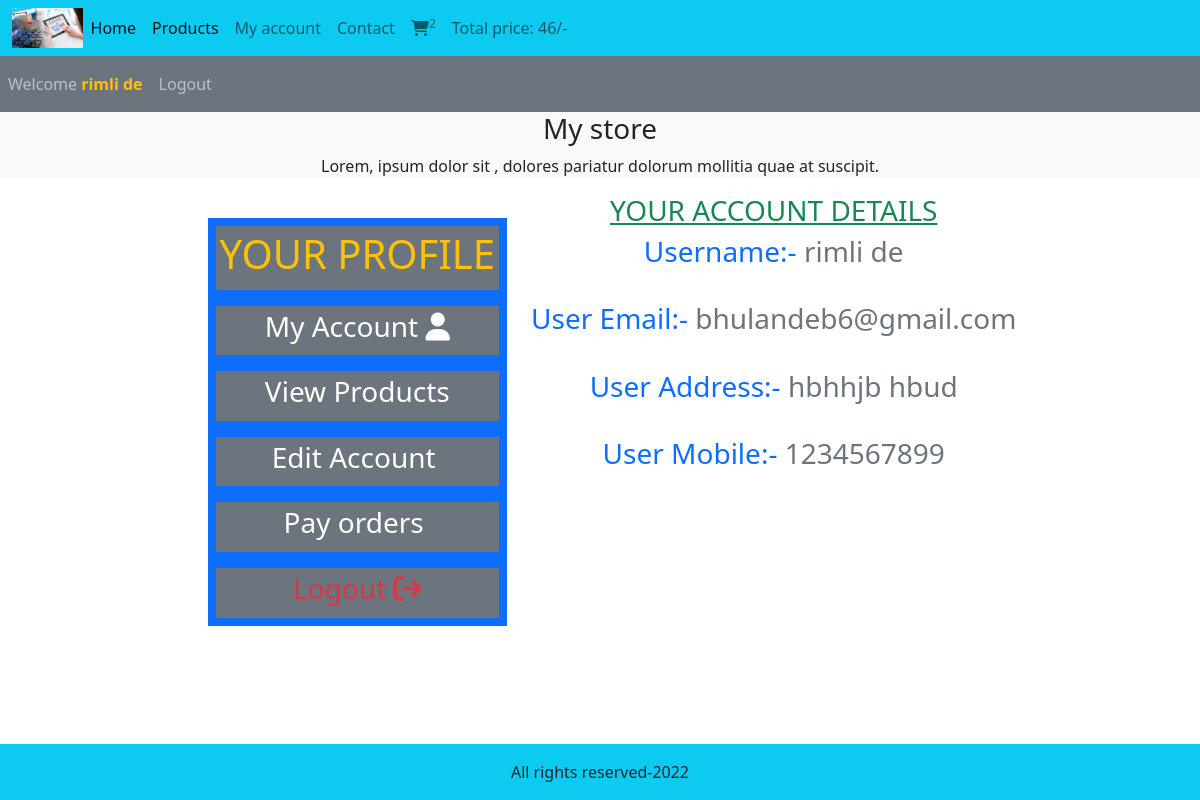
The app's page /user/profile.php?my_account (signed in) with its own data.
### tables this page shows
CREATE TABLE `user_table` (
  `user_id` int(11) NOT NULL,
  `username` varchar(100) NOT NULL,
  `user_email` varchar(100) NOT NULL,
  `user_password` varchar(260) NOT NULL,
  `user_ip` varchar(100) NOT NULL,
  `user_address` varchar(200) NOT NULL,
  `user_mobile` varchar(20) NOT NULL
);

### user/my_account.php (the view, shortened to what this page needs)
<?php
if(isset($_GET['my_account'])){
    $user_session_name=$_SESSION['username'];
    $select_query="Select * from `user_table` where username='$user_session_name'";
    $result_query=mysqli_query($con,$select_query);
    $row_fetch=mysqli_fetch_assoc($result_query);
     $username=$row_fetch['username'];
     $user_email=$row_fetch['user_email'];
     $user_address=$row_fetch['user_address'];
     $user_mobile=$row_fetch['user_mobile'];
}
?>
<!DOCTYPE html>
<html lang="en">
<head>
</head>
<body>
       <div>
       <h3 class="text-center text-success text-decoration-underline  ">
            YOUR ACCOUNT DETAILS
        </h3>
        <h3 class="text-center text-success ">
            <span class="text-primary">Username:- </span><span class="text-secondary"><?php echo $username ?></span><br><br>
            <span class="text-primary">User Email:- </span><span class="text-secondary"><?php echo $user_email ?></span><br><br>
            <span class="text-primary">User Address:- </span><span class="text-secondary"><?php echo $user_address ?></span><br><br>
            <span class="text-primary">User Mobile:- </span><span class="text-secondary"><?php echo $user_mobile ?></span>
        </h3>
       </div>
</body>
</html>

### style.css (style rules this page uses)
* { margin: 0px; padding: 0px; box-sizing: border-box; }
body { overflow-x: hidden; }

### user/profile.php (style rules this page uses)
body { overflow-x: hidden; }

### records on screen
user_table: username "rimli de", user_email "bhulandeb6@gmail.com", user_address "hbhhjb hbud", user_mobile "1234567899"

### other values on screen
$count_cart_items "2"
$total_price "46"
$_SESSION['username'] "rimli de"
